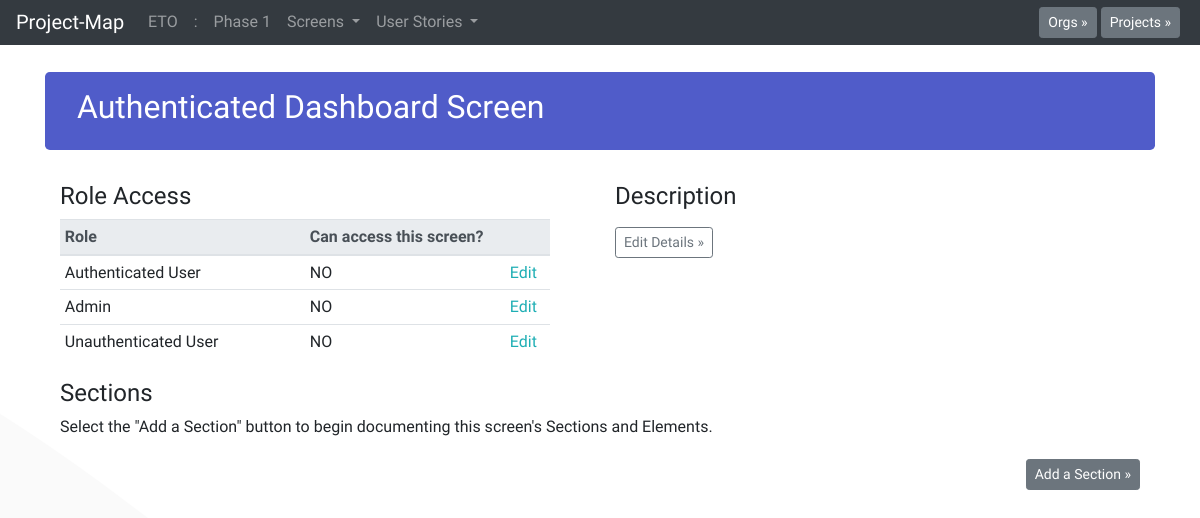
The page /p1/scrn2 on the database as committed earlier.
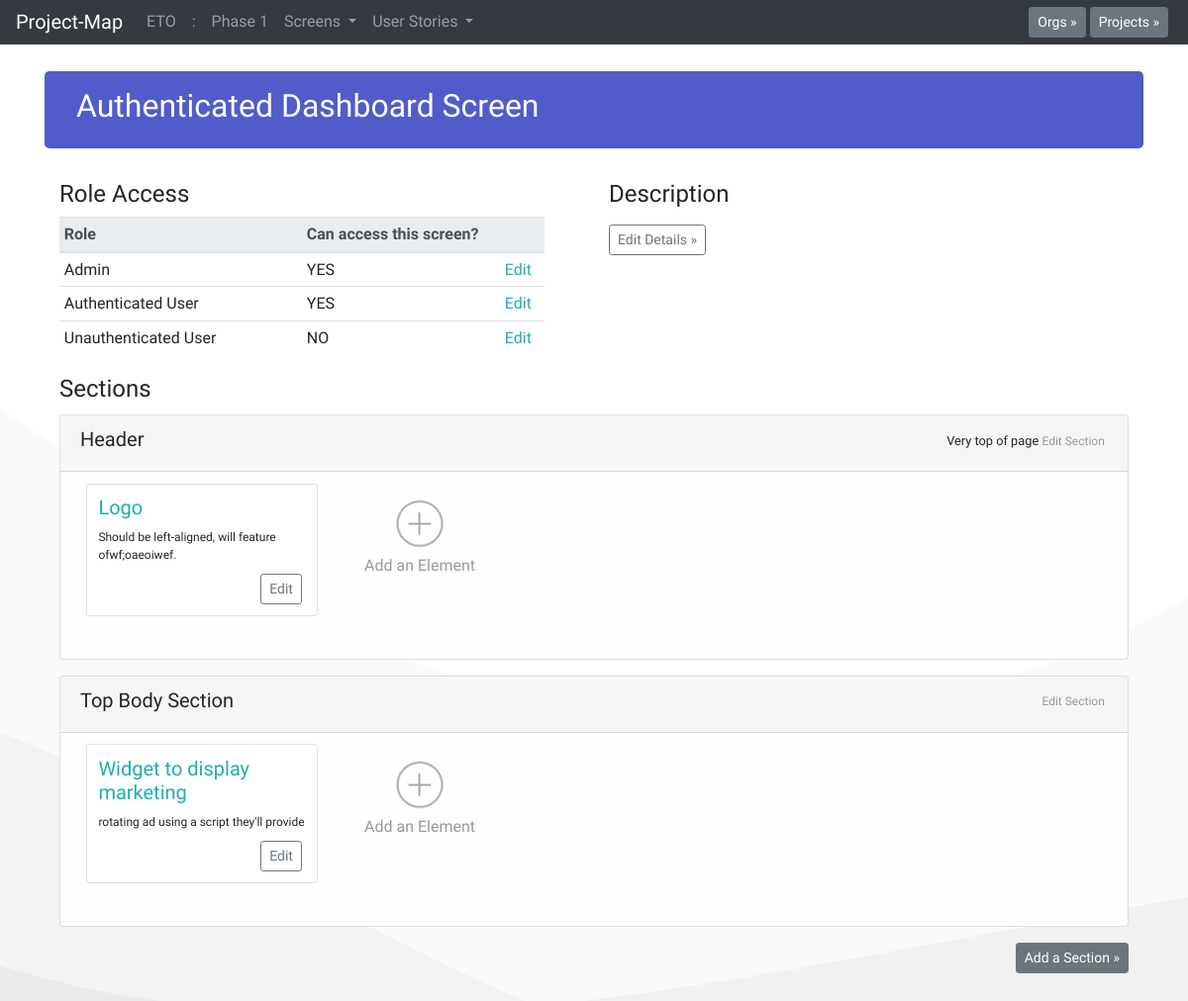
The same page on the database as committed later.
### database_setup.py (models this page shows, shortened)
class Org(Base):
    __tablename__ = 'org'
    id = Column(Integer, primary_key=True)
    title = Column(String(250), nullable=False)
    description = Column(String(500))

class Project(Base):
    __tablename__ = 'project'
    id = Column(Integer, primary_key=True)
    title = Column(String(250), nullable=False)
    description = Column(String(500))
    org_id = Column(Integer, ForeignKey('org.id'))
    org = relationship(Org)

class Screen(Base):
    __tablename__ = 'screen'
    id = Column(Integer, primary_key=True)
    title = Column(String(250), nullable=False)
    description = Column(String(500))
    project_id = Column(Integer, ForeignKey('project.id'))
    project = relationship(Project)

class Role(Base):
    __tablename__ = 'role'
    id = Column(Integer, primary_key=True)
    title = Column(String(250), nullable=False)
    description = Column(String(500))
    authRequired = Column(String(5))
    project_id = Column(Integer, ForeignKey('project.id'))
    project = relationship(Project)

class RoleScreen(Base):
    __tablename__ = 'rolescreen'
    id = Column(Integer, primary_key=True)
    access = Column(String(1), nullable=False)
    project_id = Column(Integer, ForeignKey('project.id'))
    project = relationship(Project)
    role_id = Column(Integer, ForeignKey('role.id'), nullable=False)
    role = relationship(Role)
    screen_id = Column(Integer, ForeignKey('screen.id'), nullable=False)
    screen = relationship(Screen)

class ScreenSection(Base):
    __tablename__ = 'screensection'
    id = Column(Integer, primary_key=True)
    screen_id = Column(Integer, ForeignKey('screen.id'))
    screen = relationship(Screen)
    section_id = Column(Integer, ForeignKey('section.id'))
    section = relationship(Section)

class Section(Base):
    __tablename__ = 'section'
    id = Column(Integer, primary_key=True)
    title = Column(String(250), nullable=False)
    description = Column(String(500))
    project_id = Column(Integer, ForeignKey('project.id'))
    project = relationship(Project)

class SectionElement(Base):
    __tablename__ = 'sectionelement'
    id = Column(Integer, primary_key=True)
    section_id = Column(Integer, ForeignKey('section.id'))
    section = relationship(Section)
    element_id = Column(Integer, ForeignKey('element.id'))
    element = relationship(Element)
    project_id = Column(Integer, ForeignKey('project.id'))
    project = relationship(Project)

class Element(Base):
    __tablename__ = 'element'
    id = Column(Integer, primary_key=True)
    title = Column(String(250), nullable=False)
    description = Column(String(500))
    project_id = Column(Integer, ForeignKey('project.id'))
    project = relationship(Project)

### app.py (the view)
@app.route('/p<int:project_id>/scrn<int:screen_id>')
def screenPage(project_id, screen_id):
    allorgs = session.query(Org).all()
    allprojects = session.query(Project).all()
    project = session.query(Project).filter_by(id=project_id).one()
    org = session.query(Org).filter_by(id=project.org.id).one()
    projects = session.query(Project).filter_by(org_id=org.id).all()
    screens = session.query(Screen).filter_by(project_id=project.id).all()
    roleaccess = session.query(Role.id, Role.title, RoleScreen.access).\
        join(RoleScreen).\
        filter(Role.project_id==project_id).\
        filter(RoleScreen.screen_id==screen_id).all()
    knownroles=[]
    for i in roleaccess:
        knownroles.append(i.id)
    getnewroles = session.query(Role).\
        filter(Role.project_id==project_id).\
        filter(Role.id not in knownroles).all()
    newroles = []
    for i in getnewroles:
        if i.id not in knownroles:
            newrole=Role(id=i.id, title=i.title)
            newroles.append(newrole)
    screen = session.query(Screen).filter_by(id=screen_id).one()
    screenSections = session.query(ScreenSection).\
        filter_by(screen_id=screen_id).all()
    roleScreen = session.query(RoleScreen).filter_by(screen_id=screen_id).all()
    se=session.query(SectionElement).filter_by(project_id=project.id).all()
    return render_template('wire.html', screen=screen,
        screenSections=screenSections,
        roleScreen=roleScreen,
        allorgs=allorgs,
        allprojects=allprojects, roleaccess=roleaccess,
        projects=projects, org=org, newroles=newroles, sectionElements=se,
        screens=screens, project=project)

### templates/wire.html (shortened to what this page needs)
<!doctype html>
<html lang="en">
  {% include "header.html" %}
  <body>
    {% include "menu.html" %}
    <main role="main" class="container">
      <div class="jumbotron" style="padding:1rem 2rem;background-color:#505cc9;background-image:none;">
        <h2 style="font-family: 'Rock Salt', cursive;">{{screen.title}} Screen</h2>
      </div>
<div class="container">
  <div class="row">
    <div class="col-md-6 mb-1">
        <h4>Role Access</h4>
        <table class="table table-responsive table-sm table-hover" width="100%">
          <thead class="thead-light">
            <tr>
              <th scope="col" width="245px">Role</th>
              <th scope="col" width="200px">Can access this screen?</th>
              <th scope="col" width="45px"></th>
            </tr>
          </thead>
          <tbody>
            {% for i in roleaccess %}
            <tr>
              <td>{{i.title}}</td>
              <td>{% if i.access == "1" %}YES
                {% else %}NO{% endif %}</td>
              <td><a href='{{url_for('flipRoleScreen', role_id=i.id, screen_id=screen.id)}}'>Edit</a></td>
            </tr>
            {% endfor %}
            {% for i in newroles %}
            <tr>
              <td>{{i.title}}</td><td>NO</td>
              <td><a href='{{url_for('flipRoleScreen', role_id=i.id, screen_id=screen.id)}}'>Edit</a></td>
            </tr>
            {% endfor %}
          </tbody>
        </table>
      </div>
    <div class="col-md-6">
      <h4>Description</h4>
      <button type="button" class="btn btn-sm btn btn-outline-secondary" data-toggle="modal" data-target="#edit-screen">Edit Details &raquo;</button>
    </div>
  </div>
</div>
<div class="container">
  <div class="row">
    <div class="col-md-12 mb-1">
      <h4>Sections</h4>
      {% if screenSections == [] %}
      <p>Select the "Add a Section" button to begin documenting this screen's Sections and Elements.</p>
      {% endif %}
    </div>
  </div>
  {% for i in screenSections %}
  <div class="row mb-3">
    <div class="col-md-12">
      <div class="card" style="background-color:#fefefe;">
        <div class="card-header text-left">
          <span style="float:left;">
            <a href="#sect_{{i.id}}" data-toggle="collapse" style="font-family:'Lusitana',serif;font-weight:500;line-height:1.2;color:#212529;">
              <h5>{{i.section.title}}</h5></a>
          </span>
          <span style="float:right;text-align:right;padding:.2rem;font-size:.8rem;"><p class="card-text">{{i.section.description}} <a href="{{url_for('editSection', section_id=i.section_id)}}" style="color:#999;font-size:.75rem;">Edit Section</a></p></span>
        </div>
        <div class="card-body collapse show" id="sect_{{i.id}}">
          <div class="container">
            <div class="row">
                {% for a in sectionElements %}
                {% if a.section_id == i.section_id %}
                <div class="col-md-3" style="margin-bottom:2rem;">
                  <div class="card">
                    <div class="card-body" style="word-break:unset;">
                      <h5 class="card-title" style="font-size:1.25rem;color:#1eaeb4;">{{a.element.title}}</h5>
                      <p class="card-text" style="font-size:.75rem;">{{a.element.description}}</p>
                      <span style="float:right;">
                        <a href="{{url_for('editElement', element_id=a.id)}}" class="btn btn-sm btn-outline-secondary">Edit</a>&nbsp;
                      </span>
                    </div>
                  </div>
                </div>
                {% endif %}
                {% endfor %}
                <div class="col-md-2" style="margin-bottom:2rem;">
                  <div class="card" style="background-clip: text;color: #999;border: 0px solid #C9C9C9;box-sizing:content-box;">
                    <div class="card-body" style="word-break:unset;">
                      <center>
                        <a href="{{url_for('newElement', section_id=i.id)}}">
                          <img class="ghost-add" src="../../static/images/plus.png">
                        </a>
                        <p style="color:#999;text-size:.75rem;">Add an Element</p>
                      </center>
                    </div>
                  </div>
                </div>
            </div>
          </div>
        </div>
      </div>
    </div>
  </div>
  {% endfor %}
  <p style="float:right;"><button type="button" class="btn btn-secondary btn-sm" data-toggle="modal" data-target="#add-section">Add a Section &raquo;</button></p>
</div>
<p><br><br><br></p>
    </main>
  </body>
</html>

### templates/header.html (shortened to what this page needs)
<head>
  <link href="../../../../static/styles.css" rel="stylesheet">
</head>

### templates/menu.html (shortened to what this page needs)
<nav class="navbar navbar-expand-md navbar-dark fixed-top bg-dark">
  <a class="navbar-brand" href="/">Project-Map</a>
  <div class="collapse navbar-collapse" id="navbarCollapse">
    <ul class="navbar-nav mr-auto">
      {% if org is defined %}
      <li class="nav-item">
        <a class="nav-link" href="{{url_for('orgPage', org_id=org.id)}}">{{org.title}}</a>
      </li>
      {% endif %}
      {% if project is defined %}
      <li class="nav-item">
        <span class="nav-link">:</span>
      </li>
      <li class="nav-item">
        <a class="nav-link" href="{{url_for('projectPage', org_id=project.org.id,
          project_id=project.id)}}">{{project.title}}
        </a>
      </li>
      {% endif %}
      {% if screens is defined %}
      <li class="nav-item dropdown">
        <a class="nav-link dropdown-toggle" href="#" id="navbarDropdown" role="button" data-toggle="dropdown" aria-haspopup="true" aria-expanded="false">
          Screens
        </a>
      </li>
      {% endif %}
      {% if screens is defined %}
      <li class="nav-item dropdown">
        <a class="nav-link dropdown-toggle" href="#" id="navbarDropdown" role="button" data-toggle="dropdown" aria-haspopup="true" aria-expanded="false">
          User Stories
        </a>
      </li>
      {% endif %}
    </ul>
    {% if allorgs is defined %}
    <button type="button" class="btn btn-secondary btn-sm my-2 my-sm-0" data-toggle="modal" data-target="#org-select">Orgs &raquo;</button>&nbsp;
    {% endif %}
    {% if allprojects is defined %}
    <button type="button" class="btn btn-secondary btn-sm my-2 my-sm-0" data-toggle="modal" data-target="#project-select">Projects &raquo;</button>&nbsp;
    {% endif %}
  </div>
</nav>

Rows that differ between the two databases and show on the page:
no longer on this page (row unchanged): Role: title "Authenticated User"
no longer on this page (row unchanged): Role: title "Admin"
added RoleScreen: title "Admin"
added RoleScreen: title "Authenticated User"
added ScreenSection: section "Header", section.description "Very top of page"
added SectionElement: element "Logo", element.description "Should be left-aligned, will feature ofwf;oaeoiwef.", shown under "Header"
added ScreenSection: section "Top Body Section"
added SectionElement: element "Widget to display marketing", element.description "rotating ad using a script they'll provide", shown under "Top Body Section"
Other text that changed with them:
text no longer shown: "Select the \"Add a Section\" button to begin documenting this screen's Sections and Elements."
